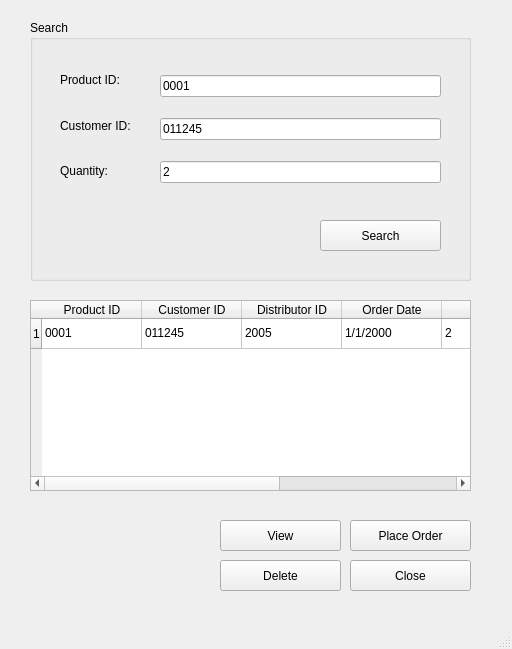
<?xml version="1.0" encoding="UTF-8"?>
<ui version="4.0">
 <class>MainWindow</class>
 <widget class="QMainWindow" name="MainWindow">
  <property name="geometry">
   <rect>
    <x>0</x>
    <y>0</y>
    <width>512</width>
    <height>649</height>
   </rect>
  </property>
  <property name="windowTitle">
   <string>MainWindow</string>
  </property>
  <widget class="QWidget" name="centralwidget">
   <widget class="QTableWidget" name="booksTableWidget">
    <property name="geometry">
     <rect>
      <x>30</x>
      <y>300</y>
      <width>441</width>
      <height>191</height>
     </rect>
    </property>
    <row>
     <property name="text">
      <string>1</string>
     </property>
    </row>
    <column>
     <property name="text">
      <string>Product ID</string>
     </property>
    </column>
    <column>
     <property name="text">
      <string>Customer ID</string>
     </property>
    </column>
    <column>
     <property name="text">
      <string>Distributor ID</string>
     </property>
    </column>
    <column>
     <property name="text">
      <string>Order Date</string>
     </property>
    </column>
    <column>
     <property name="text">
      <string>Quantity</string>
     </property>
    </column>
    <column>
     <property name="text">
      <string>Price</string>
     </property>
    </column>
    <column>
     <property name="text">
      <string>Delivery Status</string>
     </property>
    </column>
    <item row="0" column="0">
     <property name="text">
      <string>0001</string>
     </property>
    </item>
    <item row="0" column="1">
     <property name="text">
      <string>011245</string>
     </property>
    </item>
    <item row="0" column="2">
     <property name="text">
      <string>2005</string>
     </property>
    </item>
    <item row="0" column="3">
     <property name="text">
      <string>1/1/2000</string>
     </property>
    </item>
    <item row="0" column="4">
     <property name="text">
      <string>2</string>
     </property>
    </item>
    <item row="0" column="5">
     <property name="text">
      <string>1000</string>
     </property>
    </item>
    <item row="0" column="6">
     <property name="text">
      <string>Delivered</string>
     </property>
    </item>
   </widget>
   <widget class="QPushButton" name="deleteButton">
    <property name="geometry">
     <rect>
      <x>220</x>
      <y>560</y>
      <width>121</width>
      <height>31</height>
     </rect>
    </property>
    <property name="text">
     <string>Delete</string>
    </property>
   </widget>
   <widget class="QGroupBox" name="searched">
    <property name="geometry">
     <rect>
      <x>30</x>
      <y>20</y>
      <width>441</width>
      <height>261</height>
     </rect>
    </property>
    <property name="title">
     <string>Search</string>
    </property>
    <widget class="QPushButton" name="searchButton">
     <property name="geometry">
      <rect>
       <x>290</x>
       <y>200</y>
       <width>121</width>
       <height>31</height>
      </rect>
     </property>
     <property name="text">
      <string>Search</string>
     </property>
    </widget>
    <widget class="QWidget" name="layoutWidget">
     <property name="geometry">
      <rect>
       <x>30</x>
       <y>40</y>
       <width>92</width>
       <height>131</height>
      </rect>
     </property>
     <layout class="QVBoxLayout" name="verticalLayout">
      <item>
       <widget class="QLabel" name="label">
        <property name="text">
         <string>Product ID:</string>
        </property>
       </widget>
      </item>
      <item>
       <widget class="QLabel" name="label_2">
        <property name="text">
         <string>Customer ID:</string>
        </property>
       </widget>
      </item>
      <item>
       <widget class="QLabel" name="label_6">
        <property name="text">
         <string>Quantity:</string>
        </property>
       </widget>
      </item>
     </layout>
    </widget>
    <widget class="QWidget" name="layoutWidget">
     <property name="geometry">
      <rect>
       <x>130</x>
       <y>40</y>
       <width>281</width>
       <height>141</height>
      </rect>
     </property>
     <layout class="QVBoxLayout" name="verticalLayout_2">
      <item>
       <widget class="QLineEdit" name="titleline">
        <property name="text">
         <string>0001</string>
        </property>
       </widget>
      </item>
      <item>
       <widget class="QLineEdit" name="titleline_2">
        <property name="text">
         <string>011245</string>
        </property>
       </widget>
      </item>
      <item>
       <widget class="QLineEdit" name="titleline_3">
        <property name="text">
         <string>2</string>
        </property>
       </widget>
      </item>
     </layout>
    </widget>
   </widget>
   <widget class="QPushButton" name="closeButton">
    <property name="geometry">
     <rect>
      <x>350</x>
      <y>560</y>
      <width>121</width>
      <height>31</height>
     </rect>
    </property>
    <property name="text">
     <string>Close</string>
    </property>
   </widget>
   <widget class="QPushButton" name="viewButton_2">
    <property name="geometry">
     <rect>
      <x>350</x>
      <y>520</y>
      <width>121</width>
      <height>31</height>
     </rect>
    </property>
    <property name="text">
     <string>Place Order</string>
    </property>
   </widget>
   <widget class="QPushButton" name="viewButton">
    <property name="geometry">
     <rect>
      <x>220</x>
      <y>520</y>
      <width>121</width>
      <height>31</height>
     </rect>
    </property>
    <property name="text">
     <string>View</string>
    </property>
   </widget>
  </widget>
  <widget class="QMenuBar" name="menubar">
   <property name="geometry">
    <rect>
     <x>0</x>
     <y>0</y>
     <width>512</width>
     <height>26</height>
    </rect>
   </property>
  </widget>
  <widget class="QStatusBar" name="statusbar"/>
 </widget>
 <resources/>
 <connections/>
</ui>
